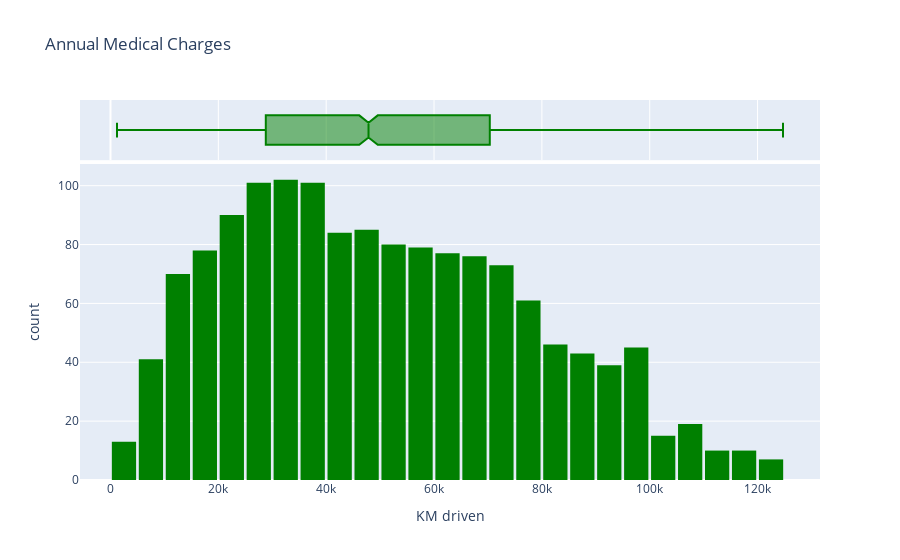

Notebook code cell kept with this figure:
### Code cell
fig = px.histogram(a, 
                   x=a['KM driven'],
                   marginal='box', 
                   color_discrete_sequence=['green', 'grey'], 
                   title='Annual Medical Charges')
fig.update_layout(bargap=0.1)
fig.show()

### Figure 1 — Plotly figure (JSON) as saved in the notebook; plotly's stock layout.template omitted (floating-point values rounded to 4 significant figures; data arrays with more than 128 entries replaced by an {"elided": "..."} marker saying what was removed)
{"data": [{"alignmentgroup": "True", "bingroup": "x", "hovertemplate": "KM driven=%{x}<br>count=%{y}<extra></extra>", "legendgroup": "", "marker": {"color": "green", "pattern": {"shape": ""}}, "name": "", "offsetgroup": "", "orientation": "v", "showlegend": false, "type": "histogram", "x": {"elided": "1445 int values"}, "xaxis": "x", "yaxis": "y"}, {"alignmentgroup": "True", "hovertemplate": "KM driven=%{x}<extra></extra>", "legendgroup": "", "marker": {"color": "green"}, "name": "", "notched": true, "offsetgroup": "", "showlegend": false, "type": "box", "x": {"elided": "1445 int values"}, "xaxis": "x2", "yaxis": "y2"}], "layout": {"bargap": 0.1, "barmode": "relative", "legend": {"tracegroupgap": 0}, "title": {"text": "Annual Medical Charges"}, "xaxis": {"anchor": "y", "domain": [0, 1], "title": {"text": "KM driven"}}, "xaxis2": {"anchor": "y2", "domain": [0, 1], "matches": "x", "showgrid": true, "showticklabels": false}, "yaxis": {"anchor": "x", "domain": [0, 0.8316], "title": {"text": "count"}}, "yaxis2": {"anchor": "x2", "domain": [0.8416, 1], "matches": "y2", "showgrid": false, "showline": false, "showticklabels": false, "ticks": ""}}}
